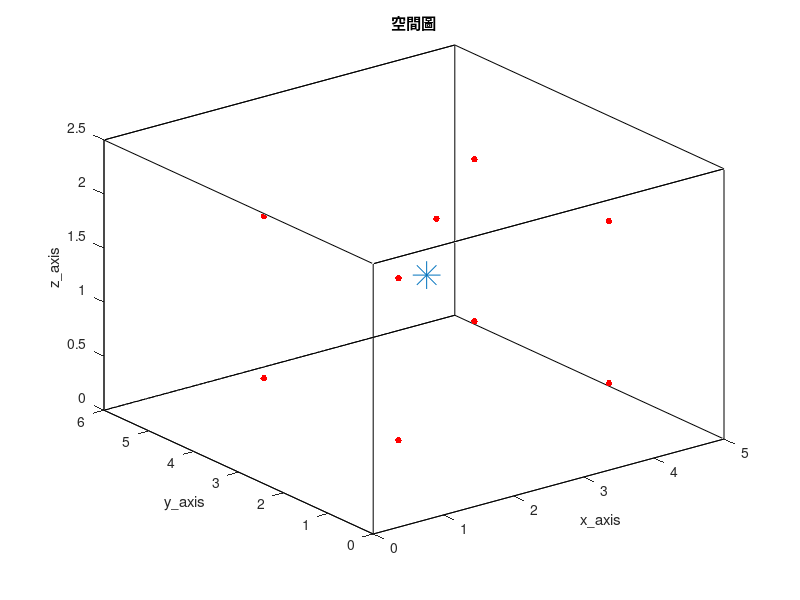

Reproduce this figure in MATLAB. (Note: this script raises an error after producing the figure.)
clc; clear;
close all;

tic

%% RIR parameter %%
SorNum = 1;                                              % source number
%%%%%%%%%%%%%%%%%%%%%%%%%%%%%%%%%%%%%%%%%%%%%%%%%%%%%%%%%%%%%%%%%%%%%%%%%%%%%%%%%%%%%%%%%%%%%%%%%%%%%%%%%%%%%%%%%%%
MicNum = 9;                                             % number of microphone
%%%%%%%%%%%%%%%%%%%%%%%%%%%%%%%%%%%%%%%%%%%%%%%%%%%%%%%%%%%%%%%%%%%%%%%%%%%%%%%%%%%%%%%%%%%%%%%%%%%%%%%%%%%%%%%%%%%
c = 343;                                                 % Sound velocity (m/s)
fs = 16000;                                              % Sample frequency (samples/s)

% distributed array % 
mic_x = [ 100 ; 400 ; 400 ; 100 ; 100 ; 400 ; 400 ; 100 ; 250 ]./100;
mic_y = [ 100 ; 100 ; 400 ; 400 ; 100 ; 100 ; 400 ; 400 ; 250 ]./100;
mic_z = [ 50  ;  50 ;  50 ;  50 ; 200 ; 200 ; 200 ; 200 ; 200 ]./100;
MicPos = [mic_x, mic_y, mic_z,];

SorPos = [3, 3.5, 1.2];                                    % source position (m)
room_dim = [5, 6, 2.5];                                  % Room dimensions [x y z] (m)
%%%%%%%%%%%%%%%%%%%%%%%%%%%%%%%%%%%%%%%%%%%%%%%%%%%%%%%%%%%%%%%%%%%%%%%%%%%%%%%%%%%%%%%%%%%%%%%%%%%%%%%%%%%%%%%%%%%
reverberation_time = 0.12;                                % Reverberation time (s)
points_rir = 2048;                                       % Number of rir points (需比 reverberation time 還長)
%%%%%%%%%%%%%%%%%%%%%%%%%%%%%%%%%%%%%%%%%%%%%%%%%%%%%%%%%%%%%%%%%%%%%%%%%%%%%%%%%%%%%%%%%%%%%%%%%%%%%%%%%%%%%%%%%%%
mtype = 'omnidirectional';                               % Type of microphone
order = -1;                                              % -1 equals maximum reflection order!
dim = 3;                                                 % Room dimension
orientation = 0;                                         % Microphone orientation (rad)
hp_filter = 1;                                           % Disable high-pass filter

% 畫空間圖 %
figure(1);
plot3( [0 room_dim(1, 1) room_dim(1, 1) 0 0 0 room_dim(1, 1) room_dim(1, 1) 0 0 room_dim(1, 1) room_dim(1, 1) 0 0 room_dim(1, 1) room_dim(1, 1)], ...
       [0 0 room_dim(1, 2) room_dim(1, 2) 0 0 0 room_dim(1, 2) room_dim(1, 2) room_dim(1, 2) room_dim(1, 2) room_dim(1, 2) room_dim(1, 2) 0 0 0], ...
       [0 0 0 0 0 room_dim(1, 3) room_dim(1, 3) room_dim(1, 3) room_dim(1, 3) 0 0 room_dim(1, 3) room_dim(1, 3) room_dim(1, 3) room_dim(1, 3) 0] , 'k')
hold on
plot3(MicPos(:, 1), MicPos(:, 2), MicPos(:, 3), 'r.', 'MarkerSize', 15)
hold on
plot3(SorPos(:, 1), SorPos(:, 2), SorPos(:, 3), '*', 'MarkerSize', 20)
hold off
xlabel('x\_axis')
ylabel('y\_axis')
zlabel('z\_axis')
title('空間圖')
shg

distance = zeros(MicNum, 1);
for i = 1:MicNum
    distance(i, :) = sqrt(sum((SorPos - MicPos(i, :)).^2));
end

difference_groundtruth = zeros(MicNum-1, 1);
for i = 1:MicNum-1
    difference_groundtruth(i, :) = sqrt(sum((SorPos - MicPos(i+1, :)).^2)) - sqrt(sum((SorPos - MicPos(1, :)).^2));
end

referencce_point = MicPos(1, :);
sorpos_groundtruth = SorPos - referencce_point;

%% generate ground-truth RIR (h) %%
% 產生 RIR 和存.mat 檔 %
h = rir_generator(c, fs, MicPos, SorPos, room_dim, reverberation_time, points_rir, mtype, order, dim, orientation, hp_filter);
rir_filename_str = ['h\h_for_localization_', string(reverberation_time), 'x', string(MicNum), 'x', string(points_rir), '.mat'];
rir_filemane = join(rir_filename_str, '');
save(rir_filemane, 'h')

% load RIR 的 .mat 檔 %
rir_filename_str = ['h\h_for_localization_', string(reverberation_time), 'x', string(MicNum), 'x', string(points_rir), '.mat'];
rir_filemane = join(rir_filename_str, '');
load(rir_filemane)

look_mic = 1;
h_yaxis_upperlimit = max(h(look_mic, :)) + 0.01;
h_yaxis_underlimit = min(h(look_mic, :)) - 0.01;
% 畫 ground-truth RIR time plot %
figure(2)
plot(h(look_mic, :), 'r');
ylim([h_yaxis_underlimit h_yaxis_upperlimit])
title('ground-truth RIR')
xlabel('points')
ylabel('amplitude')
shg

[~, argmax_tf] = max(abs(h.'));

%% 讀音檔 or 產生 white noise source (source) %%
Second = 23;
SorLen =  Second*fs;

% load speech source %
[source_transpose, fs] = audioread('245.wav', [1, SorLen]);    % speech source
source = source_transpose.';

% load white noise source %
% source = wgn(1, SorLen, 0);                                    % white noise source

%% 產生麥克風訊號，在時域上 (y) %%
% convolution source and RIR %
as = zeros(MicNum, points_rir+SorLen-1);
for i = 1 : MicNum
    as(i, :) = conv(h(i, :), source);
end

y = as(:, 1:SorLen);

%% TDOA localization %%
% GCC-PHAT for delay estimation %
delay = zeros(MicNum-1, 1);
difference = zeros(MicNum-1, 1);
for i = 1:MicNum-1
    delay(i, :) = gccphat(y(i+1,:).', y(1,:).', fs);
    difference(i, :) = delay(i, :)*c;
end

% calibrate mics position with repect to reference point %
micpos = MicPos - referencce_point;

% generate parameters matrix %
A = 2*[micpos(2:end, :), difference];
b = micpos(2:end, 1).^2 + micpos(2:end, 2).^2 + micpos(2:end, 3).^2 - difference.^2;
%%%%%%%%%%%%%%%%%%%%%%%%%%%%%%%%%%%%%%%%%%%%%%%%%%%%%%%%%%%%%%%%%%%%%%%%%%%%%%%%%%%%%%%%%%%%%%%%%%%%%%%%%%%%%%%%%%%
sigma = 0.01;
%%%%%%%%%%%%%%%%%%%%%%%%%%%%%%%%%%%%%%%%%%%%%%%%%%%%%%%%%%%%%%%%%%%%%%%%%%%%%%%%%%%%%%%%%%%%%%%%%%%%%%%%%%%%%%%%%%%
psi = 4*sigma^2*(ones(MicNum-1, 1)*ones(MicNum-1, 1).' + eye(MicNum-1))*difference*difference.';
dia_load_psi = 1;
invpsi = inv(psi+dia_load_psi*eye(MicNum-1)); 
P = [1 0 0 0;0 1 0 0;0 0 1 0;0 0 0 -1];

% find possible root %
syms L
theta = pinv(A.'*invpsi*A+L*P )*(A.'*invpsi*b);
I = theta.'*P*theta;
[num, den] = numden(I);
poly = sym2poly(num);
roots = roots(poly);
roots_real = roots(imag(roots)==0, :);    % 取只有實數的根
if isempty(roots_real)
    roots_real = [roots_real; 0];
end

% find actual root from posible root %
if size(roots_real, 1) > 1
    theta = zeros(4, size(roots_real, 1));
    costfun = zeros(size(roots_real, 1), 1);
    for i = 1:size(roots_real, 1)
        theta(:, i) = pinv(A.'*invpsi*A+roots_real(i, :)*P )*(A.'*invpsi*b);
        costfun(i, :) = (A*theta(:, i)-b).'*invpsi*(A*theta(:, i)-b);
    end

    [~, min_index] = min(costfun);
    sorpos_estimation = theta(1:3, min_index).';

else
    theta = pinv(A.'*invpsi*A+roots_real*P )*(A.'*invpsi*b);
    sorpos_estimation = theta(1:3, :).';

end

toc

% %%%%%%%%%%%%%%%%%%%%%%%%%%%%%%%%%%%%%%%%%%%%%%%%%%%%%%%%%%%%%%%%%%%%%%%%%%%%%%%%%%%%%%%%%%%%%%%%%%%%%%%%%%%%%%%%%%%
% threshold = 1e-2;
% %%%%%%%%%%%%%%%%%%%%%%%%%%%%%%%%%%%%%%%%%%%%%%%%%%%%%%%%%%%%%%%%%%%%%%%%%%%%%%%%%%%%%%%%%%%%%%%%%%%%%%%%%%%%%%%%%%%
% iteration_time = 0;
% lambda_old = -1;
% lambda_new = 1;
% theta_old = pinv(A.'*invpsi*A+lambda_old*P)*A.'*invpsi*b;
% theta_new = pinv(A.'*invpsi*A+lambda_new*P)*A.'*invpsi*b;
% I_old = theta_old.'*P*theta_old;
% I_new = theta_new.'*P*theta_new;
% while 1
%     iteration_time = iteration_time + 1;
%     lambda_tmp = lambda_new;
%     I_tmp = I_new;
%     lambda_new = lambda_old - I_new*(lambda_new-lambda_old)/(I_new-I_old);
%     if isnan(lambda_new)
%         break;
%     end
%     theta_new = pinv(A.'*invpsi*A+lambda_new*P)*A.'*invpsi*b;
%     I_new = theta_new.'*P*theta_new;
%     if abs(lambda_new-lambda_tmp) < threshold
%         sorpos_estimation = theta_new(1:3, :).';
%         break;
%     end
% 
%     lambda_old = lambda_tmp;
%     I_old = I_tmp;
% end
